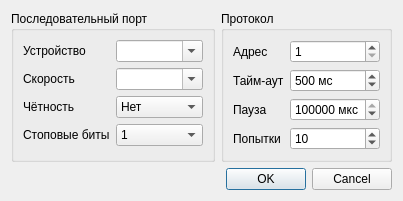
<?xml version="1.0" encoding="UTF-8"?>
<ui version="4.0">
 <class>SettingsDlg</class>
 <widget class="QDialog" name="SettingsDlg">
  <property name="windowModality">
   <enum>Qt::WindowModal</enum>
  </property>
  <property name="geometry">
   <rect>
    <x>0</x>
    <y>0</y>
    <width>362</width>
    <height>182</height>
   </rect>
  </property>
  <property name="windowTitle">
   <string>Настройки</string>
  </property>
  <layout class="QVBoxLayout" name="verticalLayout">
   <item>
    <layout class="QHBoxLayout" name="horizontalLayout_2">
     <item>
      <widget class="QGroupBox" name="gbSerialPort">
       <property name="title">
        <string>Последовательный порт</string>
       </property>
       <layout class="QFormLayout" name="formLayout">
        <item row="0" column="0">
         <widget class="QLabel" name="lblDevice">
          <property name="text">
           <string>Устройство</string>
          </property>
         </widget>
        </item>
        <item row="0" column="1">
         <widget class="QComboBox" name="cbDevice">
          <property name="editable">
           <bool>true</bool>
          </property>
         </widget>
        </item>
        <item row="1" column="0">
         <widget class="QLabel" name="lblSpeed">
          <property name="text">
           <string>Скорость</string>
          </property>
         </widget>
        </item>
        <item row="1" column="1">
         <widget class="QComboBox" name="cbSpeed">
          <property name="editable">
           <bool>true</bool>
          </property>
         </widget>
        </item>
        <item row="2" column="0">
         <widget class="QLabel" name="lblParity">
          <property name="text">
           <string>Чётность</string>
          </property>
         </widget>
        </item>
        <item row="2" column="1">
         <widget class="QComboBox" name="cbParity">
          <item>
           <property name="text">
            <string>Нет</string>
           </property>
          </item>
          <item>
           <property name="text">
            <string>Чётный</string>
           </property>
          </item>
          <item>
           <property name="text">
            <string>Нечётный</string>
           </property>
          </item>
         </widget>
        </item>
        <item row="3" column="0">
         <widget class="QLabel" name="lblStopBits">
          <property name="text">
           <string>Стоповые биты</string>
          </property>
         </widget>
        </item>
        <item row="3" column="1">
         <widget class="QComboBox" name="cbStopBits">
          <item>
           <property name="text">
            <string>1</string>
           </property>
          </item>
          <item>
           <property name="text">
            <string>2</string>
           </property>
          </item>
         </widget>
        </item>
       </layout>
      </widget>
     </item>
     <item>
      <widget class="QGroupBox" name="gbBus">
       <property name="title">
        <string>Протокол</string>
       </property>
       <layout class="QFormLayout" name="formLayout_2">
        <item row="0" column="0">
         <widget class="QLabel" name="lblAddress">
          <property name="text">
           <string>Адрес</string>
          </property>
         </widget>
        </item>
        <item row="0" column="1">
         <widget class="QSpinBox" name="sbAddress">
          <property name="minimum">
           <number>1</number>
          </property>
          <property name="maximum">
           <number>127</number>
          </property>
         </widget>
        </item>
        <item row="1" column="0">
         <widget class="QLabel" name="lblTimeOut">
          <property name="text">
           <string>Тайм-аут</string>
          </property>
         </widget>
        </item>
        <item row="1" column="1">
         <widget class="QSpinBox" name="sbTimeOut">
          <property name="suffix">
           <string> мс</string>
          </property>
          <property name="minimum">
           <number>1</number>
          </property>
          <property name="maximum">
           <number>1000</number>
          </property>
          <property name="singleStep">
           <number>100</number>
          </property>
          <property name="value">
           <number>500</number>
          </property>
         </widget>
        </item>
        <item row="2" column="0">
         <widget class="QLabel" name="lblFrameDelay">
          <property name="text">
           <string>Пауза</string>
          </property>
         </widget>
        </item>
        <item row="2" column="1">
         <widget class="QSpinBox" name="sbFrameDelay">
          <property name="suffix">
           <string> мкс</string>
          </property>
          <property name="minimum">
           <number>1</number>
          </property>
          <property name="maximum">
           <number>1000000</number>
          </property>
          <property name="singleStep">
           <number>1000</number>
          </property>
          <property name="value">
           <number>100000</number>
          </property>
         </widget>
        </item>
        <item row="3" column="0">
         <widget class="QLabel" name="lblRetries">
          <property name="text">
           <string>Попытки</string>
          </property>
         </widget>
        </item>
        <item row="3" column="1">
         <widget class="QSpinBox" name="sbRetries">
          <property name="minimum">
           <number>1</number>
          </property>
          <property name="maximum">
           <number>100</number>
          </property>
          <property name="singleStep">
           <number>1</number>
          </property>
          <property name="value">
           <number>10</number>
          </property>
         </widget>
        </item>
       </layout>
      </widget>
     </item>
    </layout>
   </item>
   <item>
    <layout class="QHBoxLayout" name="horizontalLayout">
     <item>
      <spacer name="horizontalSpacer">
       <property name="orientation">
        <enum>Qt::Horizontal</enum>
       </property>
       <property name="sizeHint" stdset="0">
        <size>
         <width>40</width>
         <height>20</height>
        </size>
       </property>
      </spacer>
     </item>
     <item>
      <widget class="QDialogButtonBox" name="buttonBox">
       <property name="orientation">
        <enum>Qt::Horizontal</enum>
       </property>
       <property name="standardButtons">
        <set>QDialogButtonBox::Cancel|QDialogButtonBox::Ok</set>
       </property>
      </widget>
     </item>
    </layout>
   </item>
  </layout>
 </widget>
 <resources/>
 <connections>
  <connection>
   <sender>buttonBox</sender>
   <signal>accepted()</signal>
   <receiver>SettingsDlg</receiver>
   <slot>accept()</slot>
   <hints>
    <hint type="sourcelabel">
     <x>248</x>
     <y>254</y>
    </hint>
    <hint type="destinationlabel">
     <x>157</x>
     <y>274</y>
    </hint>
   </hints>
  </connection>
  <connection>
   <sender>buttonBox</sender>
   <signal>rejected()</signal>
   <receiver>SettingsDlg</receiver>
   <slot>reject()</slot>
   <hints>
    <hint type="sourcelabel">
     <x>316</x>
     <y>260</y>
    </hint>
    <hint type="destinationlabel">
     <x>286</x>
     <y>274</y>
    </hint>
   </hints>
  </connection>
 </connections>
</ui>
